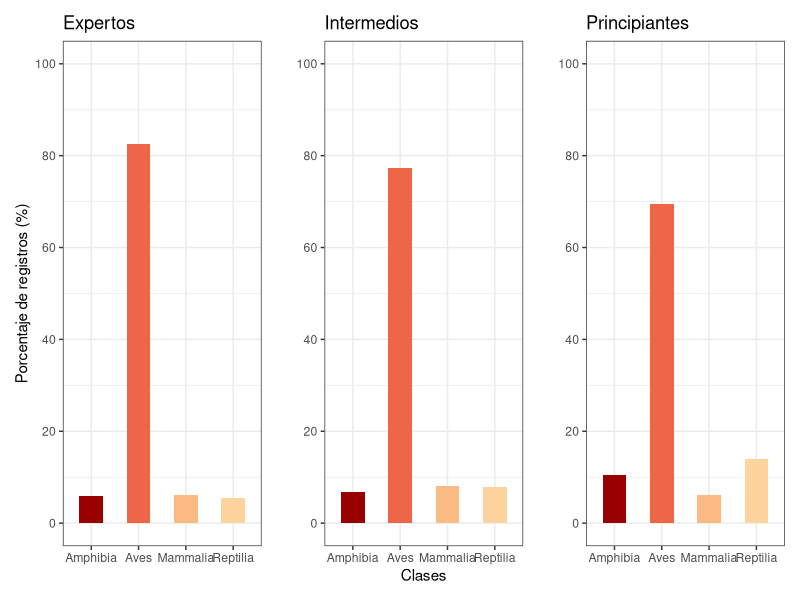
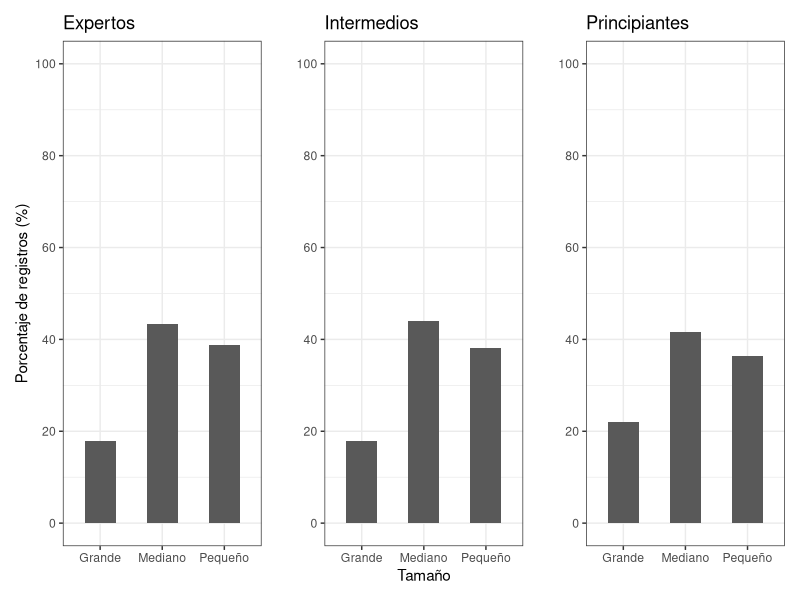
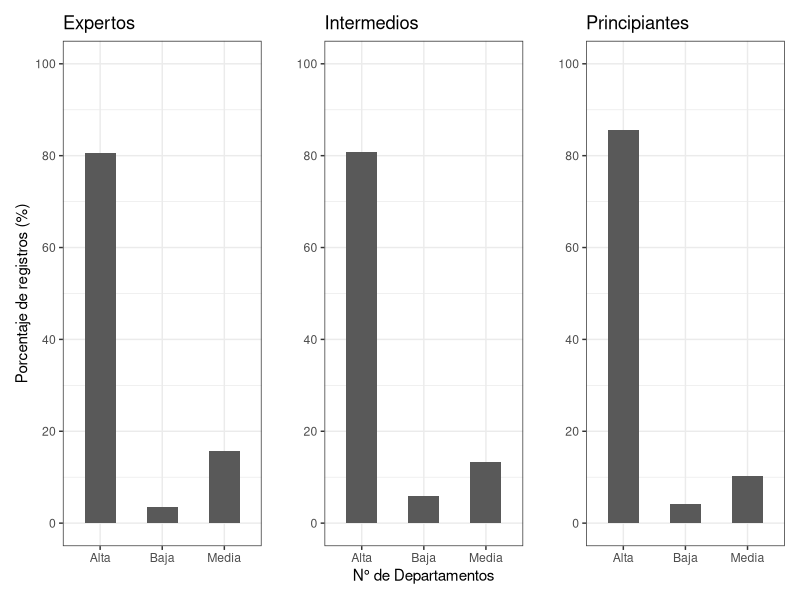
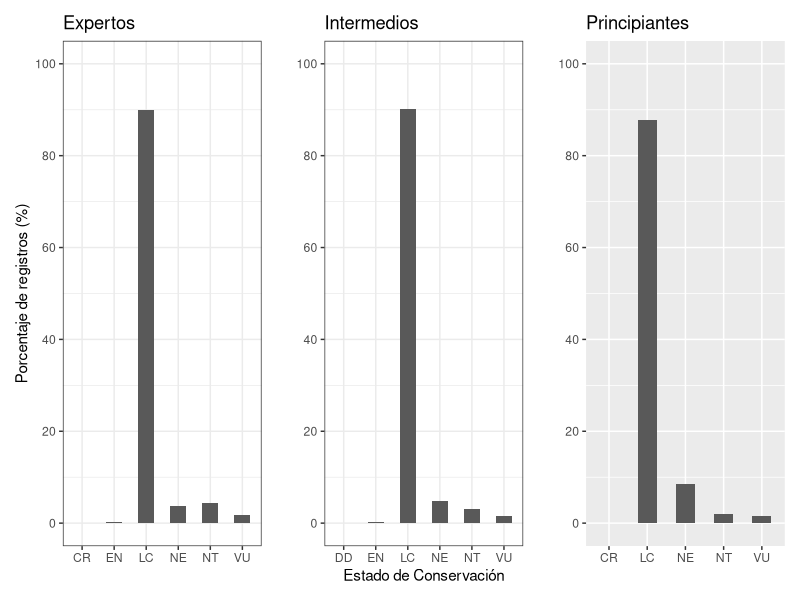
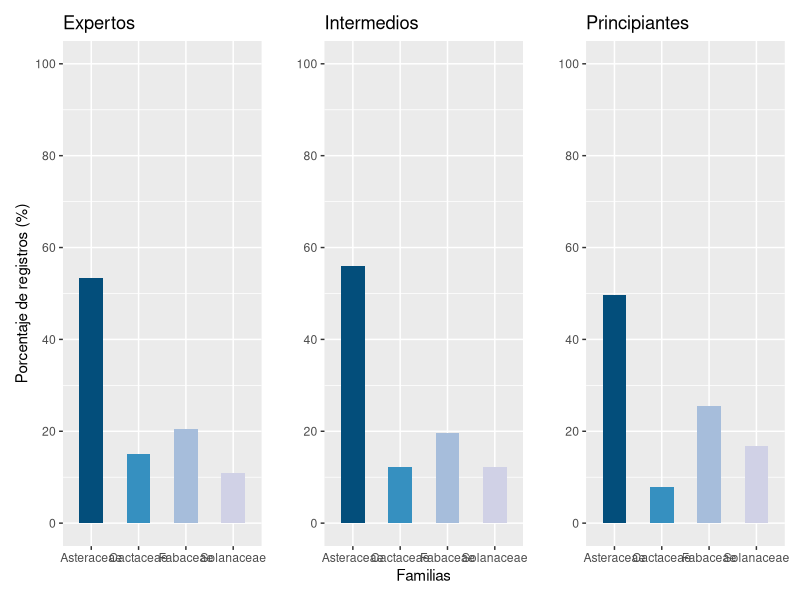
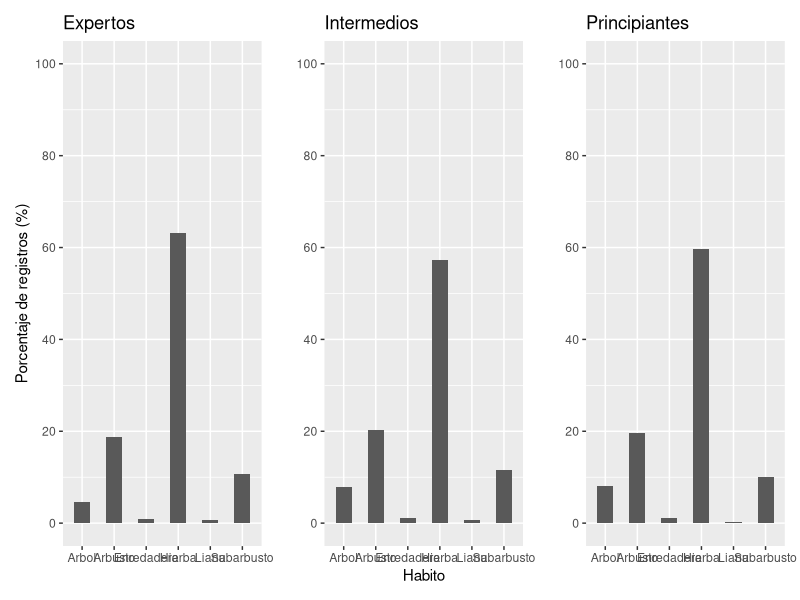
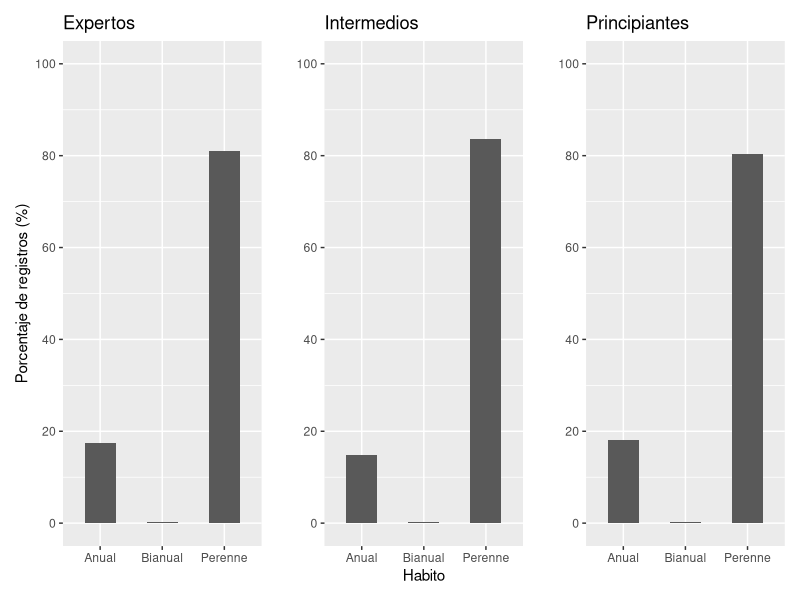
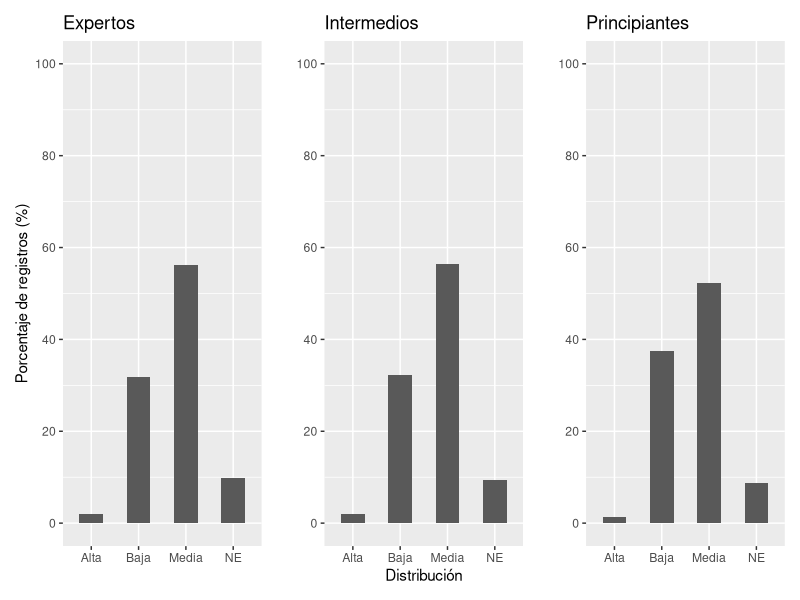

These charts were generated, in order, by the following R code:
# PAQUETES Y DATOS -------------------------------------------------------------
library(tidyverse)
library(ggplot2)
library(patchwork)
library(RColorBrewer)

registros_de_tetrapodosuy <- 
  read_csv("datos/Tablas finales/registros_de_tetrapodosuy.csv")
registros_de_plantasuy <- 
  read_csv("datos/Tablas finales/registros_de_plantasuy.csv")

# CANTIDAD DE USUARIOS Y REGISTROS----------------------------------------------

usuariosp <- registros_de_plantasuy %>% select(usuario,nivel)
usuariost <- registros_de_tetrapodosuy %>% select(usuario,nivel)

usuarios_unidos <- bind_rows(usuariosp,usuariost)
usuarios_unidos %>% group_by(nivel) %>% 
  summarise(Usuarios=n_distinct(usuario),Registros=n())

# GRAFICOS PARA LA VISUALIZACION DE DATOS DE TETRAPODOS-------------------------

## Registros expertos: 3454
## Registros intermedios: 7841
## Registros principiantes: 2087


# CLASES QUE REGISTRA CADA NIVEL DE USUARIO
clase.expertos <- registros_de_tetrapodosuy %>% 
  filter(nivel=="experimentado") %>% 
  group_by(clase) %>% count() %>% 
  ggplot(aes(x=clase, y=(n*100)/3454, fill=clase)) +
  geom_bar(width = 0.5, stat = "identity", show.legend = F) + 
  scale_y_continuous(limits = c(0, 100), breaks = seq(0, 100, by = 20)) +
  labs(title = "Expertos", x="", y="Porcentaje de registros (%)") +
  scale_fill_manual(values = c("#990000","#EF6548","#FDBB84","#FDD49E")) +
  theme_bw()

clase.intermedios <- registros_de_tetrapodosuy %>% 
  filter(nivel=="intermedio") %>% 
  group_by(clase) %>% count() %>% 
  ggplot(aes(x=clase, y=(n*100)/7841, fill=clase)) +
  geom_bar(width = 0.5, stat = "identity", show.legend = F) + 
  scale_y_continuous(limits = c(0, 100), breaks = seq(0, 100, by = 20)) +
  labs(title = "Intermedios", x="Clases", y="") +
  scale_fill_manual(values = c("#990000","#EF6548","#FDBB84","#FDD49E")) +
  theme_bw()

clase.principiantes <- registros_de_tetrapodosuy %>% 
  filter(nivel=="principiante") %>% 
  group_by(clase) %>% count() %>% 
  ggplot(aes(x=clase, y=(n*100)/2087, fill=clase)) +
  geom_bar(width = 0.5, stat = "identity", show.legend = F) + 
  scale_y_continuous(limits = c(0, 100), breaks = seq(0, 100, by = 20)) +
  labs(title = "Principiantes", x="", y="") +
  scale_fill_manual(values = c("#990000","#EF6548","#FDBB84","#FDD49E")) +
  theme_bw()

clase.expertos + clase.intermedios + clase.principiantes


## TAMAÑOS QUE REGISTRA CADA NIVEL DE USUARIO
tamaño.expertos <- registros_de_tetrapodosuy %>% 
  filter(nivel=="experimentado") %>% 
  group_by(tamaño) %>% count() %>% 
  ggplot(aes(x=tamaño, y=(n*100)/3454)) +
  geom_bar(width = 0.5, stat = "identity") + 
  scale_y_continuous(limits = c(0, 100), breaks = seq(0, 100, by = 20)) +
  labs(title = "Expertos", x="", y="Porcentaje de registros (%)") +
  theme_bw()

tamaño.intermedios <- registros_de_tetrapodosuy %>% 
  filter(nivel=="intermedio") %>% 
  group_by(tamaño) %>% count() %>% 
  ggplot(aes(x=tamaño, y=(n*100)/7841)) +
  geom_bar(width = 0.5, stat = "identity") + 
  scale_y_continuous(limits = c(0, 100), breaks = seq(0, 100, by = 20)) +
  labs(title = "Intermedios", x="Tamaño", y="") +
  theme_bw()

tamaño.principiantes <- registros_de_tetrapodosuy %>% 
  filter(nivel=="principiante") %>% 
  group_by(tamaño) %>% count() %>% 
  ggplot(aes(x=tamaño, y=(n*100)/2087)) +
  geom_bar(width = 0.5, stat = "identity") + 
  scale_y_continuous(limits = c(0, 100), breaks = seq(0, 100, by = 20)) +
  labs(title = "Principiantes", x="", y="") +
  theme_bw()

tamaño.expertos + tamaño.intermedios + tamaño.principiantes


## DISTRIBUCIÓNES QUE REGISTRA CADA NIVEL DE USUARIO
dist.expertos <- registros_de_tetrapodosuy %>% 
  filter(nivel=="experimentado") %>% 
  group_by(distribucion_2) %>% count() %>% 
  ggplot(aes(x=distribucion_2, y=(n*100)/3454)) +
  geom_bar(width = 0.5, stat = "identity") +
  scale_y_continuous(limits = c(0, 100), breaks = seq(0, 100, by = 20)) +
  labs(title = "Expertos", x="", y="Porcentaje de registros (%)") +
  theme_bw()

dist.intermedios <- registros_de_tetrapodosuy %>% 
  filter(nivel=="intermedio") %>% 
  group_by(distribucion_2) %>% count() %>% 
  ggplot(aes(x=distribucion_2, y=(n*100)/7841)) +
  geom_bar(width = 0.5, stat = "identity") + 
  scale_y_continuous(limits = c(0, 100), breaks = seq(0, 100, by = 20)) +
  labs(title = "Intermedios", x="N° de Departamentos", y="") +
  theme_bw()

dist.principiantes <- registros_de_tetrapodosuy %>% 
  filter(nivel=="principiante") %>% 
  group_by(distribucion_2) %>% count() %>% 
  ggplot(aes(x=distribucion_2, y=(n*100)/2087)) +
  geom_bar(width = 0.5, stat = "identity") + 
  scale_y_continuous(limits = c(0, 100), breaks = seq(0, 100, by = 20)) +
  labs(title = "Principiantes", x="", y="") +
  theme_bw()

dist.expertos + dist.intermedios + dist.principiantes


## ESTADOS DE CONSERVACION
ect.expertos <- registros_de_tetrapodosuy %>% 
  filter(nivel=="experimentado") %>% 
  group_by(status_global) %>% count() %>% 
  ggplot(aes(x=status_global, y=(n*100)/3454)) +
  geom_bar(width = 0.5, stat = "identity") +
  scale_y_continuous(limits = c(0, 100), breaks = seq(0, 100, by = 20)) +
  labs(title = "Expertos", x="", y="Porcentaje de registros (%)") +
  theme_bw()

ect.intermedios <- registros_de_tetrapodosuy %>% 
  filter(nivel=="intermedio") %>% 
  group_by(status_global) %>% count() %>% 
  ggplot(aes(x=status_global, y=(n*100)/7841)) +
  geom_bar(width = 0.5, stat = "identity") +
  scale_y_continuous(limits = c(0, 100), breaks = seq(0, 100, by = 20)) +
  labs(title = "Intermedios", x="Estado de Conservación", y="") +
  theme_bw()

ect.principiantes <- registros_de_tetrapodosuy %>% 
  filter(nivel=="principiante") %>% 
  group_by(status_global) %>% count() %>% 
  ggplot(aes(x=status_global, y=(n*100)/2087)) +
  geom_bar(width = 0.5, stat = "identity") +
  scale_y_continuous(limits = c(0, 100), breaks = seq(0, 100, by = 20)) +
  labs(title = "Principiantes", x="", y="") +
  theme_grey()

ect.expertos + ect.intermedios + ect.principiantes

# GRAFICOS PARA LA VISUALIZACION DE DATOS DE PLANTAS----------------------------

## Registros expertos: 1610
## Registros intermedios: 2030
## Registros principiantes: 1006

## FAMILIA QUE REGISTRA CADA NIVEL DE USUARIO
familia.expertos <- registros_de_plantasuy %>% 
  filter(nivel=="experimentado") %>% 
  group_by(familia) %>% count() %>% 
  ggplot(aes(x=familia, y=(n*100)/1610, fill=familia)) +
  geom_bar(width = 0.5, stat = "identity", show.legend = F) + 
  scale_y_continuous(limits = c(0, 100), breaks = seq(0, 100, by = 20)) +
  labs(title = "Expertos", x="", y="Porcentaje de registros (%)") +
  scale_fill_manual(values = c("#034E7B","#3690C0","#A6BDDB","#D0D1E6"))
  

familia.intermedios <- registros_de_plantasuy %>% 
  filter(nivel=="intermedio") %>% 
  group_by(familia) %>% count() %>% 
  ggplot(aes(x=familia, y=(n*100)/2030, fill=familia)) +
  geom_bar(width = 0.5, stat = "identity", show.legend = F) + 
  scale_y_continuous(limits = c(0, 100), breaks = seq(0, 100, by = 20)) +
  labs(title = "Intermedios", x="Familias", y="") +
  scale_fill_manual(values = c("#034E7B","#3690C0","#A6BDDB","#D0D1E6"))


familia.principiantes <- registros_de_plantasuy %>% 
  filter(nivel=="principiante") %>% 
  group_by(familia) %>% count() %>% 
  ggplot(aes(x=familia, y=(n*100)/1006, fill=familia)) +
  geom_bar(width = 0.5, stat = "identity", show.legend = F) + 
  scale_y_continuous(limits = c(0, 100), breaks = seq(0, 100, by = 20)) +
  labs(title = "Principiantes", x="", y="") +
  scale_fill_manual(values = c("#034E7B","#3690C0","#A6BDDB","#D0D1E6"))
  

familia.expertos + familia.intermedios + familia.principiantes


## HABITOS QUE REGISTRA CADA NIVEL DE USUARIO
habito1.expertos <- registros_de_plantasuy %>% 
  filter(nivel=="experimentado") %>% filter(Habito1 != "NE") %>% 
  group_by(Habito1) %>% count() %>% 
  ggplot(aes(x=Habito1, y=(n*100)/1610)) +
  geom_bar(width = 0.5, stat = "identity") + 
  scale_y_continuous(limits = c(0, 100), breaks = seq(0, 100, by = 20)) +
  labs(title = "Expertos", x="", y="Porcentaje de registros (%)")

habito2.expertos <- registros_de_plantasuy %>% 
  filter(nivel=="experimentado") %>% filter(Habito2 != "NE") %>% 
  group_by(Habito2) %>% count() %>% 
  ggplot(aes(x=Habito2, y=(n*100)/1610)) +
  geom_bar(width = 0.5, stat = "identity") + 
  scale_y_continuous(limits = c(0, 100), breaks = seq(0, 100, by = 20)) +
  labs(title = "Expertos", x="", y="Porcentaje de registros (%)")


habito1.intermedios <- registros_de_plantasuy %>% 
  filter(nivel=="intermedio") %>% filter(Habito1 != "NE") %>% 
  group_by(Habito1) %>% count() %>% 
  ggplot(aes(x=Habito1, y=(n*100)/2030)) +
  geom_bar(width = 0.5, stat = "identity") + 
  scale_y_continuous(limits = c(0, 100), breaks = seq(0, 100, by = 20)) +
  labs(title = "Intermedios", x="Habito", y="")

habito2.intermedios <- registros_de_plantasuy %>% 
  filter(nivel=="intermedio") %>% filter(Habito2 != "NE") %>%
  group_by(Habito2) %>% count() %>% 
  ggplot(aes(x=Habito2, y=(n*100)/2030)) +
  geom_bar(width = 0.5, stat = "identity") + 
  scale_y_continuous(limits = c(0, 100), breaks = seq(0, 100, by = 20)) +
  labs(title = "Intermedios", x="Habito", y="")


habito1.principiantes <- registros_de_plantasuy %>% 
  filter(nivel=="principiante") %>% filter(Habito1 != "NE") %>% 
  group_by(Habito1) %>% count() %>% 
  ggplot(aes(x=Habito1, y=(n*100)/1006)) +
  geom_bar(width = 0.5, stat = "identity") + 
  scale_y_continuous(limits = c(0, 100), breaks = seq(0, 100, by = 20)) +
  labs(title = "Principiantes", x="", y="")

habito2.principiantes <- registros_de_plantasuy %>% 
  filter(nivel=="principiante") %>% filter(Habito2 != "NE") %>%
  group_by(Habito2) %>% count() %>% 
  ggplot(aes(x=Habito2, y=(n*100)/1006)) +
  geom_bar(width = 0.5, stat = "identity") + 
  scale_y_continuous(limits = c(0, 100), breaks = seq(0, 100, by = 20)) +
  labs(title = "Principiantes", x="", y="")


habito1.expertos + habito1.intermedios + habito1.principiantes

habito2.expertos + habito2.intermedios + habito2.principiantes


## DISTRIBUCIÓNES QUE REGISTRA CADA NIVEL DE USUARIO
distp.expertos <- registros_de_plantasuy %>% 
  filter(nivel=="experimentado") %>% 
  group_by(distribucion_2) %>% count() %>% 
  ggplot(aes(x=distribucion_2, y=(n*100)/1610)) +
  geom_bar(width = 0.5, stat = "identity") +
  scale_y_continuous(limits = c(0, 100), breaks = seq(0, 100, by = 20)) +
  labs(title = "Expertos", x="", y="Porcentaje de registros (%)") +
  theme_grey()

distp.intermedios <- registros_de_plantasuy %>% 
  filter(nivel=="intermedio") %>% 
  group_by(distribucion_2) %>% count() %>% 
  ggplot(aes(x=distribucion_2, y=(n*100)/2030)) +
  geom_bar(width = 0.5, stat = "identity") + 
  scale_y_continuous(limits = c(0, 100), breaks = seq(0, 100, by = 20)) +
  labs(title = "Intermedios", x="Distribución", y="") +
  theme_grey()

distp.principiantes <- registros_de_plantasuy %>% 
  filter(nivel=="principiante") %>% 
  group_by(distribucion_2) %>% count() %>% 
  ggplot(aes(x=distribucion_2, y=(n*100)/1006)) +
  geom_bar(width = 0.5, stat = "identity") + 
  scale_y_continuous(limits = c(0, 100), breaks = seq(0, 100, by = 20)) +
  labs(title = "Principiantes", x="", y="") +
  theme_grey()

distp.expertos + distp.intermedios + distp.principiantes


## ESTADOS DE CONSERVACION
ecp.expertos <- registros_de_plantasuy %>% 
  filter(nivel=="experimentado") %>% filter(status_global != "EW") %>% 
  group_by(status_global) %>% count() %>% 
  ggplot(aes(x=status_global, y=(n*100)/1610)) +
  geom_bar(width = 0.5, stat = "identity") +
  scale_y_continuous(limits = c(0, 100), breaks = seq(0, 100, by = 20)) +
  labs(title = "Expertos", x="", y="Porcentaje de registros (%)") +
  theme_grey()

ecp.intermedios <- registros_de_plantasuy %>% 
  filter(nivel=="intermedio") %>% filter(status_global != "EW") %>%
  group_by(status_global) %>% count() %>% 
  ggplot(aes(x=status_global, y=(n*100)/2030)) +
  geom_bar(width = 0.5, stat = "identity") +
  scale_y_continuous(limits = c(0, 100), breaks = seq(0, 100, by = 20)) +
  labs(title = "Intermedios", x="Estado de Conservacion", y="") +
  theme_grey()

ecp.principiantes <- registros_de_plantasuy %>% 
  filter(nivel=="principiante") %>% filter(status_global != "EW") %>%
  group_by(status_global) %>% count() %>% 
  ggplot(aes(x=status_global, y=(n*100)/1006)) +
  geom_bar(width = 0.5, stat = "identity") +
  scale_y_continuous(limits = c(0, 100), breaks = seq(0, 100, by = 20)) +
  labs(title = "Principiantes", x="", y="") +
  theme_grey()


ecp.expertos + ecp.intermedios + ecp.principiantes


# TABLAS RESULTADOS ------------------------------------------------------------

